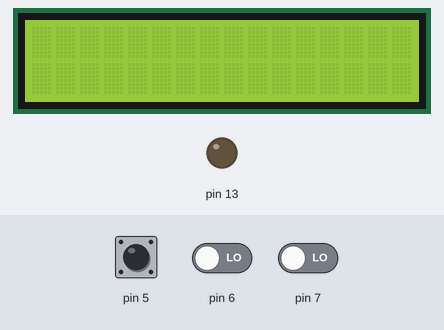
A sketch run on a simulated Arduino Uno, built with avr-gcc and run on an emulated ATmega328P. Shown: 16×2 character LCD, output pins drawn as LEDs (lit = HIGH). The inputs (shaded band) are chosen by the test bench; at power-on: pin 5 LOW, pin 7 LOW, pin 6 LOW.

Above: at 1.2 s.
1.3 s: pin 5 driven HIGH
At 2.5 s:
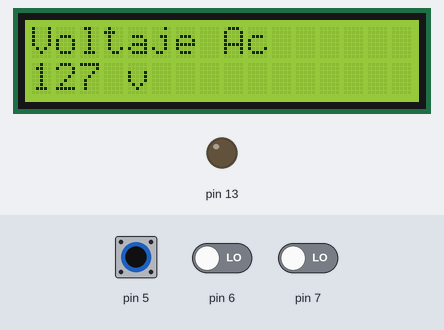
2.8 s: pin 7 driven HIGH
At 3.8 s:
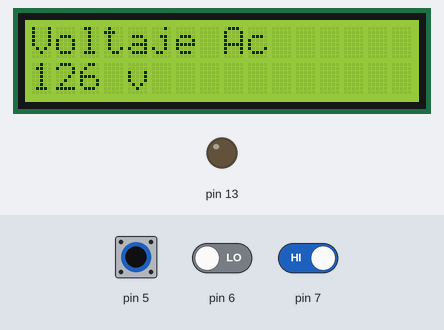
4.3 s: pin 5 pulsed LOW 5 times (0.12 s each, 0.3 s apart)
At 6.6 s:
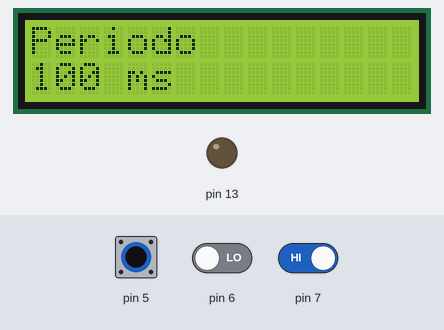
7.3 s: pin 7 driven LOW
At 7.8 s:
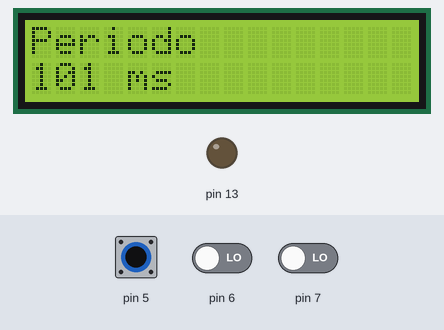
Timing chart, 0 to 9.8 s (numbered marks = the images above; inputs shaded):
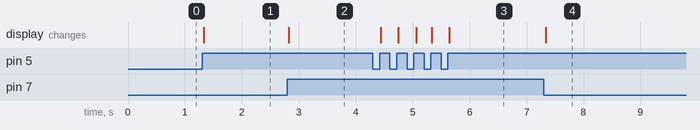

Measured:
- after the input at 1.3 s, the display: changes at once (image 1)
- after the input at 2.8 s, the display: changes at once (image 2)
- after the input at 4.3 s, the display: first changes after 0.14 s (image 3 shows a later state)
- after the input at 7.3 s, the display: changes at once (image 4)

The sketch:

Encoder_demo.ino
```cpp
#include "Encoder_rotativo.h"
#include <Wire.h>
#include <LiquidCrystal_I2C.h>

//Tipo de objeto Nombre(pin_dt, pin_clk, pin_sw);
Encoder_rotativo Encoder_1(6,7,5);
LiquidCrystal_I2C lcd(0x27,16,2);


int Periodo = 100;
int Voltaje = 127;
int Corriente = 9;
int Menu;


void setup()
{
    Serial.begin(9600);
    pinMode(13,OUTPUT);
    Encoder_1.init();

    lcd.init();// Inicializar el LCD
    lcd.backlight();//Encender la luz de fondo.
   // lcd.print("Hola Mundo");// Escribimos el Mensaje en el LCD.

}
void loop()
{
    if (Encoder_1.read_sw())
    {
        while(Encoder_1.read_sw())
        {
            delay(10);
        }
        Menu++;
        if(Menu>=3)
        {
            Menu=0;
        }
    }

    switch (Menu)
    {
        case 0:
            Periodo = Periodo + Encoder_1.read_data();
            lcd.setCursor(0,0);
            lcd.print("Periodo      ");
            lcd.setCursor(0,1);
            lcd.print(Periodo);
            lcd.print(" ms   ");
        break;

        case 1:
            Voltaje = Voltaje + Encoder_1.read_data();
            lcd.setCursor(0,0);
            lcd.print("Voltaje Ac   ");
            lcd.setCursor(0,1);
            lcd.print(Voltaje);
            lcd.print(" v   ");
        break;

        case 2:
            Corriente = Corriente + Encoder_1.read_data();
            lcd.setCursor(0,0);
            lcd.print("Corriente   ");
            lcd.setCursor(0,1);
            lcd.print(Corriente);
            lcd.print(" A   ");
        break;


    }


}
```

Encoder_rotativo.cpp
```cpp
#include "Encoder_rotativo.h"
Encoder_rotativo::Encoder_rotativo(byte dt, byte clk, byte sw)
{
  pin_clk=clk;
  pin_dt=dt;
  pin_sw=sw;
  pinMode(pin_clk, INPUT);
  pinMode(pin_dt, INPUT);
  pinMode(pin_sw, INPUT);
}
Encoder_rotativo::Encoder_rotativo(byte dt, byte clk)
{
  pin_clk=clk;
  pin_dt=dt;
  pinMode(pin_clk, INPUT);
  pinMode(pin_dt, INPUT);
}
Encoder_rotativo::~Encoder_rotativo()
{

}
void Encoder_rotativo::init()
{

  aLastState = digitalRead(pin_clk);
}
int Encoder_rotativo::read_data()
{
  int counter = 0;
  aState = digitalRead(pin_clk); // Reads the "current" state of the outputA
  // If the previous and the current state of the outputA are different, that means a Pulse has occured
  if (aState != aLastState)
  {
    // If the outputB state is different to the outputA state, that means the encoder is rotating clockwise
    if (digitalRead(pin_dt) != aState)
    {
      counter --;
    } else
    {
      counter ++;
    }
  }
  aLastState = aState;
  return counter;
}
bool Encoder_rotativo::read_sw()
{
  return !digitalRead(pin_sw);
}
```

Encoder_rotativo.h
```cpp
#include <arduino.h>
class Encoder_rotativo
{
private:
  /* data */
  byte pin_clk;
  byte pin_dt;
  byte pin_sw;
  int aState;
  int aLastState;

public:
void init();
bool read_sw();
int read_data();
  Encoder_rotativo(byte dt, byte clk, byte sw);
  Encoder_rotativo(byte dt, byte clk);
  ~Encoder_rotativo();
};
```
